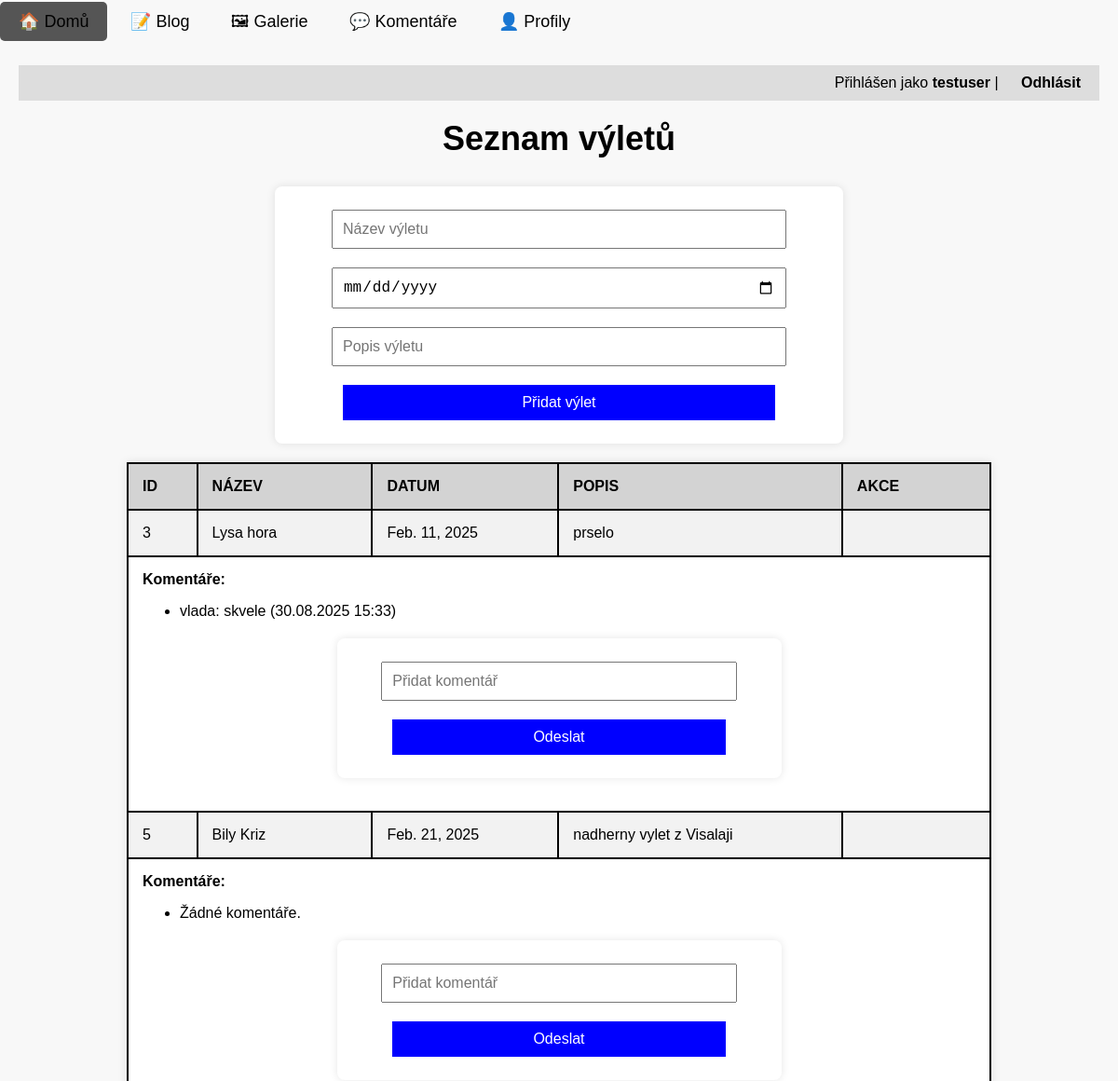
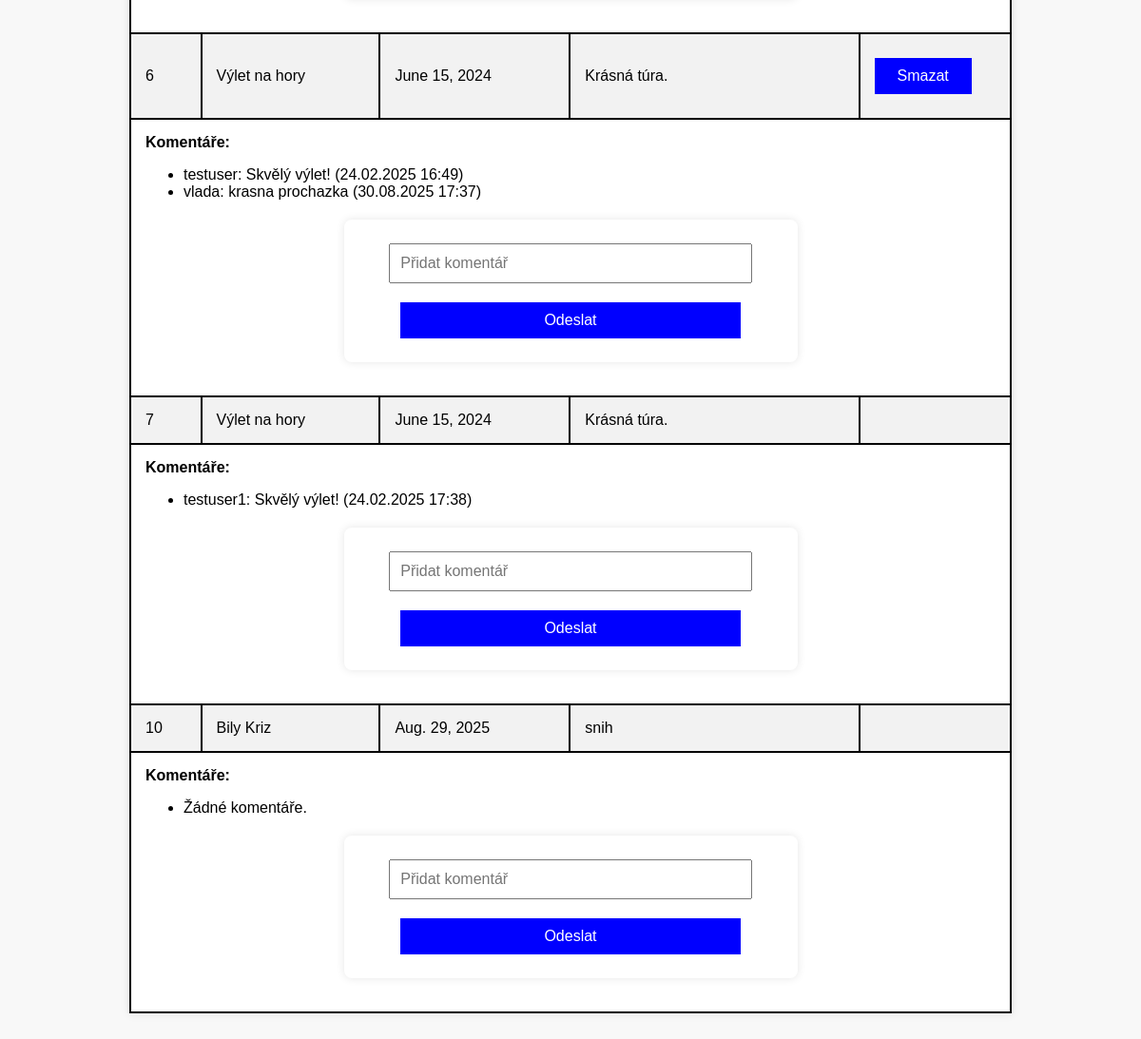
Screenshot of / (signed in) with the database file from the repository (2 pictures, top to bottom).
### vylety/models.py (models this page shows, shortened)
class Vylet(models.Model):
    name = models.CharField(max_length=200, help_text="Zadejte název výletu")
    date = models.DateField(help_text="Datum konání výletu")
    description = models.TextField(help_text="Krátký popis výletu")
    user = models.ForeignKey(User, on_delete=models.CASCADE, help_text="Vlastník výletu")
    oblibene = models.ManyToManyField(User, related_name="oblibene_vylety", blank=True,
                                      help_text="Uživatelé, kteří si výlet přidali do oblíbených")

### komentare/models.py (models this page shows, shortened)
class Komentar(models.Model):
    uzivatel = models.ForeignKey(User, on_delete=models.CASCADE, help_text="Uživatel, který napsal komentář")
    vylet = models.ForeignKey(Vylet, on_delete=models.CASCADE, related_name="komentare",
                              help_text="Výlet, ke kterému komentář patří")
    text = models.TextField(help_text="Obsah komentáře")
    datum = models.DateTimeField(auto_now_add=True, help_text="Datum vytvoření komentáře")

### vylety/views.py (the view)
# urls.py: path('', views.index, name='index'),
def index(request):
    vylety = Vylet.objects.all()
    users = User.objects.all()
    komentare = Komentar.objects.all()
    return render(request, "vylety/index.html", {
        "vylety": vylety,
        "users": users,
        "komentare": komentare
    })

### vylety/templates/vylety/index.html (shortened to what this page needs)
{% extends 'vylety/base.html' %}
{% load static %}
{% block content %}
    <div class="navbar">
        {% if user.is_authenticated %}
            Přihlášen jako <strong>{{ user.username }}</strong> | <a href="{% url 'logout' %}">Odhlásit</a>
        {% else %}
            <a href="{% url 'login' %}">Přihlášení</a>
            <a href="{% url 'register' %}">Registrace</a>
        {% endif %}
    </div>
    <h2>Seznam výletů</h2>
    {% if user.is_authenticated and not user.is_staff and not user.is_superuser %}
        <form id="tripForm">
            <input type="text" id="name" placeholder="Název výletu" required>
            <input type="date" id="date" required>
            <input type="text" id="description" placeholder="Popis výletu" required>
            <button type="submit">Přidat výlet</button>
        </form>
    {% endif %}
    <table>
        <tr>
            <th>ID</th>
            <th>Název</th>
            <th>Datum</th>
            <th>Popis</th>
            {% if user.is_authenticated %}<th>Akce</th>{% endif %}
        </tr>
        {% for vylet in vylety %}
        <tr>
            <td>{{ vylet.id }}</td>
            <td>{{ vylet.name }}</td>
            <td>{{ vylet.date }}</td>
            <td>{{ vylet.description }}</td>
            {% if user.is_authenticated %}
            <td>
                {% if user.is_staff or user.is_superuser or vylet.user == user %}
                    <button onclick="deleteVylet({{ vylet.id }})">Smazat</button>
                {% endif %}
            </td>
            {% endif %}
        </tr>
        <tr>
    <td colspan="5">
        <strong>Komentáře:</strong>
        <ul>
            {% for komentar in vylet.komentare.all %}
                <li>{{ komentar.uzivatel.username }}: {{ komentar.text }} ({{ komentar.datum|date:"d.m.Y H:i" }})</li>
            {% empty %}
                <li>Žádné komentáře.</li>
            {% endfor %}
        </ul>
        {% if user.is_authenticated %}
            <form method="post" action="{% url 'pridat_komentar' vylet.id %}">
                <input type="text" name="text" placeholder="Přidat komentář" required>
                <button type="submit">Odeslat</button>
            </form>
        {% endif %}
    </td>
</tr>
        {% endfor %}
    </table>
{% endblock %}

### vylety/static/vylety/style.css (style rules this page uses)
body { font-family: Arial, sans-serif; background-color: #f8f8f8; margin: 0; padding: 0; }
h2 { text-align: center; font-size: 36px; margin-top: 20px; }
.navbar { text-align: right; padding: 10px 20px; background-color: #ddd; }
.navbar a { text-decoration: none; color: black; margin-left: 20px; font-weight: bold; }
form { width: 50%; margin: 20px auto; padding: 15px; background-color: white; box-shadow: 0px 0px 10px rgba(0, 0, 0, 0.1); border-radius: 8px; text-align: center; }
input, button { width: 80%; padding: 10px; margin: 10px 0; font-size: 16px; }
button { background-color: blue; color: white; border: none; cursor: pointer; }
table { width: 80%; margin: 20px auto; border-collapse: collapse; background-color: #fff; box-shadow: 0px 0px 10px rgba(0, 0, 0, 0.1); }
th, td { border: 2px solid black; padding: 15px; text-align: left; }
th { background-color: lightgray; text-transform: uppercase; }
tr:nth-child(even) { background-color: #f2f2f2; }

### rows the page displays
Vylet: id "3", name "Lysa hora", date "Feb. 11, 2025", description "prselo"
Komentar: uzivatel.username "vlada", text "skvele", datum "30.08.2025 15:33"
Vylet: id "5", name "Bily Kriz", date "Feb. 21, 2025", description "nadherny vylet z Visalaji"
Vylet: id "6", name "Výlet na hory", date "June 15, 2024", description "Krásná túra."
Komentar: uzivatel.username "testuser", text "Skvělý výlet!", datum "24.02.2025 16:49"
Komentar: uzivatel.username "vlada", text "krasna prochazka", datum "30.08.2025 17:37"
Vylet: id "7", name "Výlet na hory", date "June 15, 2024", description "Krásná túra."
Komentar: uzivatel.username "testuser1", text "Skvělý výlet!", datum "24.02.2025 17:38"
Vylet: id "10", name "Bily Kriz", date "Aug. 29, 2025", description "snih"

### other values shown
{{ user.username }} "testuser"
